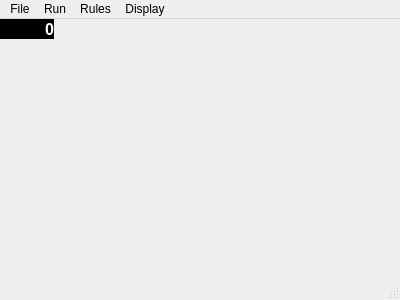
<?xml version="1.0" encoding="UTF-8"?>
<ui version="4.0">
 <class>MainWindow</class>
 <widget class="QMainWindow" name="MainWindow">
  <property name="geometry">
   <rect>
    <x>0</x>
    <y>0</y>
    <width>400</width>
    <height>300</height>
   </rect>
  </property>
  <property name="windowTitle">
   <string>MainWindow</string>
  </property>
  <widget class="QWidget" name="centralWidget">
   <widget class="QLabel" name="StepCount">
    <property name="geometry">
     <rect>
      <x>0</x>
      <y>0</y>
      <width>54</width>
      <height>20</height>
     </rect>
    </property>
    <property name="font">
     <font>
      <pointsize>12</pointsize>
      <weight>75</weight>
      <bold>true</bold>
     </font>
    </property>
    <property name="layoutDirection">
     <enum>Qt::LeftToRight</enum>
    </property>
    <property name="autoFillBackground">
     <bool>false</bool>
    </property>
    <property name="styleSheet">
     <string notr="true">color: rgb(255, 255, 255);
background-color: rgb(0, 0, 0);</string>
    </property>
    <property name="text">
     <string>0</string>
    </property>
    <property name="alignment">
     <set>Qt::AlignRight|Qt::AlignTrailing|Qt::AlignVCenter</set>
    </property>
   </widget>
  </widget>
  <widget class="QMenuBar" name="menuBar">
   <property name="geometry">
    <rect>
     <x>0</x>
     <y>0</y>
     <width>400</width>
     <height>19</height>
    </rect>
   </property>
   <widget class="QMenu" name="menuFile">
    <property name="title">
     <string>File</string>
    </property>
    <addaction name="actionResource_File"/>
    <addaction name="actionConfig_File"/>
    <addaction name="actionStatistics"/>
    <addaction name="actionExit"/>
    <addaction name="actionInitialise_All"/>
   </widget>
   <widget class="QMenu" name="menuRun">
    <property name="title">
     <string>Run</string>
    </property>
    <addaction name="actionStart"/>
    <addaction name="actionStep"/>
    <addaction name="actionStop"/>
    <addaction name="actionReset"/>
   </widget>
   <widget class="QMenu" name="menuRules">
    <property name="title">
     <string>Rules</string>
    </property>
    <widget class="QMenu" name="menuResources">
     <property name="title">
      <string>Resources</string>
     </property>
     <addaction name="actionGrowback"/>
     <addaction name="actionSeasonal_Growback"/>
    </widget>
    <widget class="QMenu" name="menuPollution">
     <property name="title">
      <string>Pollution</string>
     </property>
     <addaction name="actionFormation"/>
     <addaction name="actionDiffusion"/>
    </widget>
    <widget class="QMenu" name="menuMovement">
     <property name="title">
      <string>Movement</string>
     </property>
     <addaction name="actionMovement_2"/>
     <addaction name="actionCombat"/>
     <addaction name="actionMove_Closest_Wins"/>
     <addaction name="actionMove_Strongest_Wins"/>
    </widget>
    <widget class="QMenu" name="menuDeath">
     <property name="title">
      <string>Death</string>
     </property>
     <addaction name="actionReplacement"/>
     <addaction name="actionReproduction"/>
    </widget>
    <addaction name="menuResources"/>
    <addaction name="menuPollution"/>
    <addaction name="menuMovement"/>
    <addaction name="menuDeath"/>
    <addaction name="actionCulture"/>
    <addaction name="actionDisease"/>
    <addaction name="actionCredit"/>
    <addaction name="actionInheritance"/>
    <addaction name="actionTrade"/>
   </widget>
   <widget class="QMenu" name="menuDisplay">
    <property name="title">
     <string>Display</string>
    </property>
    <addaction name="actionSex"/>
    <addaction name="actionFertility"/>
    <addaction name="actionNewBorn"/>
   </widget>
   <addaction name="menuFile"/>
   <addaction name="menuRun"/>
   <addaction name="menuRules"/>
   <addaction name="menuDisplay"/>
  </widget>
  <widget class="QStatusBar" name="statusBar"/>
  <action name="actionStart">
   <property name="text">
    <string>Run</string>
   </property>
   <property name="toolTip">
    <string>Run Simulation</string>
   </property>
   <property name="shortcut">
    <string>Ctrl+R</string>
   </property>
  </action>
  <action name="actionStop">
   <property name="text">
    <string>Pause</string>
   </property>
  </action>
  <action name="actionReset">
   <property name="text">
    <string>Reset</string>
   </property>
  </action>
  <action name="actionStep">
   <property name="text">
    <string>Step</string>
   </property>
   <property name="shortcut">
    <string>F5</string>
   </property>
  </action>
  <action name="actionSetup">
   <property name="text">
    <string>Set-up</string>
   </property>
  </action>
  <action name="actionStatistics">
   <property name="text">
    <string>Statistics</string>
   </property>
  </action>
  <action name="actionExit">
   <property name="text">
    <string>Exit</string>
   </property>
   <property name="toolTip">
    <string>Exit the Simulation</string>
   </property>
   <property name="shortcut">
    <string>Ctrl+X</string>
   </property>
  </action>
  <action name="actionCulture">
   <property name="checkable">
    <bool>true</bool>
   </property>
   <property name="text">
    <string>Culture</string>
   </property>
   <property name="toolTip">
    <string>Agents have culture - red or blue</string>
   </property>
  </action>
  <action name="actionDisease">
   <property name="checkable">
    <bool>true</bool>
   </property>
   <property name="text">
    <string>Disease</string>
   </property>
   <property name="toolTip">
    <string>Agents spread disease</string>
   </property>
  </action>
  <action name="actionCredit">
   <property name="checkable">
    <bool>true</bool>
   </property>
   <property name="text">
    <string>Credit</string>
   </property>
   <property name="toolTip">
    <string>Agents can give and receive loans</string>
   </property>
  </action>
  <action name="actionInheritance">
   <property name="checkable">
    <bool>true</bool>
   </property>
   <property name="text">
    <string>Inheritance</string>
   </property>
   <property name="toolTip">
    <string>Agents inherit from their parents</string>
   </property>
  </action>
  <action name="actionTrade">
   <property name="checkable">
    <bool>true</bool>
   </property>
   <property name="text">
    <string>Trade</string>
   </property>
  </action>
  <action name="actionGrowback">
   <property name="checkable">
    <bool>true</bool>
   </property>
   <property name="text">
    <string>Growback</string>
   </property>
   <property name="toolTip">
    <string>Sets resources to growback by some amount during each step</string>
   </property>
  </action>
  <action name="actionSeasonal_Growback">
   <property name="checkable">
    <bool>true</bool>
   </property>
   <property name="text">
    <string>Seasonal Growback</string>
   </property>
   <property name="toolTip">
    <string>Sets Growback to have seasonal rates</string>
   </property>
  </action>
  <action name="actionMovement_2">
   <property name="checkable">
    <bool>true</bool>
   </property>
   <property name="text">
    <string>Movement</string>
   </property>
   <property name="toolTip">
    <string>Allow basic agent movement</string>
   </property>
  </action>
  <action name="actionCombat">
   <property name="checkable">
    <bool>true</bool>
   </property>
   <property name="text">
    <string>Combat</string>
   </property>
   <property name="toolTip">
    <string>Agents fight as they move</string>
   </property>
  </action>
  <action name="actionReplacement">
   <property name="checkable">
    <bool>true</bool>
   </property>
   <property name="text">
    <string>Replacement</string>
   </property>
   <property name="toolTip">
    <string>Agents are replaced when they die</string>
   </property>
  </action>
  <action name="actionReproduction">
   <property name="checkable">
    <bool>true</bool>
   </property>
   <property name="text">
    <string>Reproduction</string>
   </property>
   <property name="toolTip">
    <string>Agents can reproduce</string>
   </property>
  </action>
  <action name="actionFormation">
   <property name="checkable">
    <bool>true</bool>
   </property>
   <property name="text">
    <string>Formation</string>
   </property>
   <property name="toolTip">
    <string>Pollution Formation on the Lattice</string>
   </property>
  </action>
  <action name="actionDiffusion">
   <property name="checkable">
    <bool>true</bool>
   </property>
   <property name="text">
    <string>Diffusion</string>
   </property>
   <property name="toolTip">
    <string>Allows pollution to diffuse over time</string>
   </property>
  </action>
  <action name="actionLog_File">
   <property name="text">
    <string>Log File</string>
   </property>
  </action>
  <action name="actionResource_File">
   <property name="text">
    <string>Resource File</string>
   </property>
   <property name="toolTip">
    <string>Choose a Resource File</string>
   </property>
  </action>
  <action name="actionConfig_File">
   <property name="text">
    <string>Config File</string>
   </property>
   <property name="toolTip">
    <string>Choose a Config File</string>
   </property>
  </action>
  <action name="actionInitialise_All">
   <property name="text">
    <string>Initialise All</string>
   </property>
   <property name="toolTip">
    <string>Load all information and rules for simulation</string>
   </property>
  </action>
  <action name="actionMove_Closest_Wins">
   <property name="checkable">
    <bool>true</bool>
   </property>
   <property name="text">
    <string>Move (Closest Wins)</string>
   </property>
  </action>
  <action name="actionMove_Strongest_Wins">
   <property name="checkable">
    <bool>true</bool>
   </property>
   <property name="text">
    <string>Move (Strongest Wins)</string>
   </property>
  </action>
  <action name="actionSex">
   <property name="checkable">
    <bool>true</bool>
   </property>
   <property name="text">
    <string>Sex</string>
   </property>
  </action>
  <action name="actionFertility">
   <property name="checkable">
    <bool>true</bool>
   </property>
   <property name="text">
    <string>Fertility</string>
   </property>
  </action>
  <action name="actionNewBorn">
   <property name="checkable">
    <bool>true</bool>
   </property>
   <property name="text">
    <string>NewBorn</string>
   </property>
  </action>
 </widget>
 <layoutdefault spacing="6" margin="11"/>
 <resources/>
 <connections/>
</ui>
